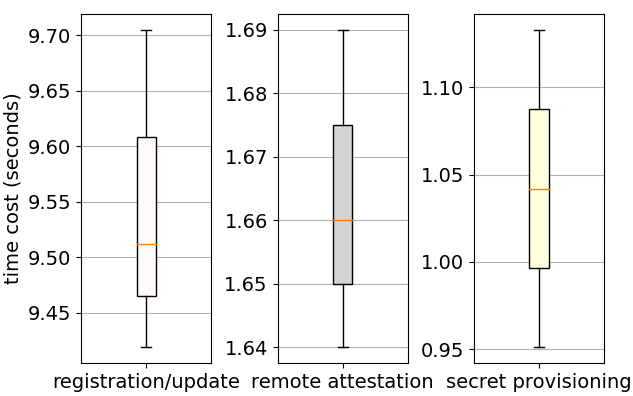

Source code (Python):
import matplotlib.pyplot as plt
import matplotlib
import numpy as np

matplotlib.rcParams['font.size'] = 14

labels = ['registration/update', 'remote attestation', 'secret provisioning']
all_reg = [9.419, 9.705, 9.512]
all_attest = [1.64, 1.66, 1.69]
secret_prov_time = [1.133, 0.951]
all_data = [all_reg, all_attest, secret_prov_time]
width = 0.35


fig, (ax1, ax2, ax3) = plt.subplots(nrows=1, ncols=3, figsize=(9, 6))
bplot1 = ax1.boxplot(all_data[0],
                    #  showfliers=False,
                     vert=True,  # vertical box alignment
                     patch_artist=True,  # fill with color
                     labels=[labels[0]])  # will be used to label x-ticks

# Add some text for labels, title and custom x-axis tick labels, etc.
ax1.set_ylabel('time cost (seconds)')
# ax.set_xticks(x,labels, rotation=5)

bplot2 = ax2.boxplot(all_data[1],
                    #  notch=True,  # notch shape
                     vert=True,  # vertical box alignment
                     patch_artist=True,  # fill with color
                     labels=[labels[1]])  # will be used to label x-ticks

bplot3 = ax3.boxplot(all_data[2],
                     vert=True,  # vertical box alignment
                     patch_artist=True,  # fill with color
                     labels=[labels[2]])  # will be used to label x-ticks

# ax.bar_label(rects1, padding=3, rotation=45)
# ax.bar_label(rects2, padding=3, rotation=45)

fig.tight_layout()

# fill with colors
colors = ['snow', 'lightgray', 'lightyellow']

for patch in bplot1['boxes']:
    patch.set_facecolor(colors[0])

for patch in bplot2['boxes']:
    patch.set_facecolor(colors[1])

for patch in bplot3['boxes']:
    patch.set_facecolor(colors[2])

# adding horizontal grid lines
for ax in [ax1, ax2, ax3]:
    ax.yaxis.grid(True)

plt.show()
